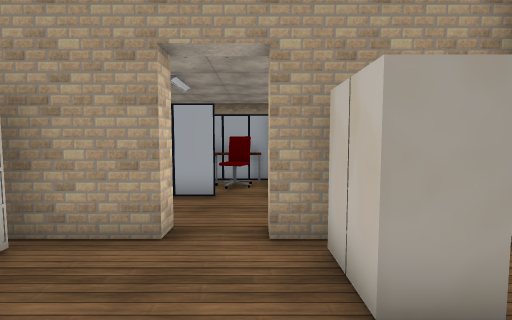
[1] (above)

18 first-person views from a walk through a Unity game level. The camera is 1.5 m above the floor, tilts 4° down and sees 85° across. Doors are open. The floor is counted in squares, 1 m on a side. Each view is taken from the middle of a square. On the plan, view 1 faces up. The plan holds only what a view shows up to about 14 squares ahead; the rest is blank. The place goes on beyond the plan. The player is left out. Some surface patterns are stand-ins.

[2]
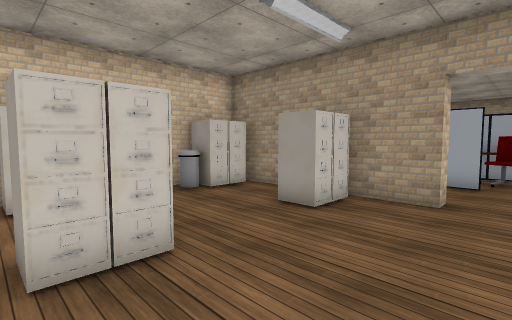

[3]
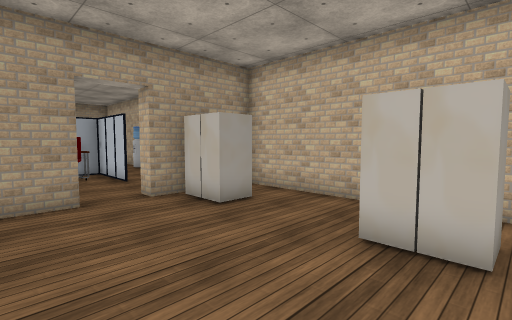

[4]
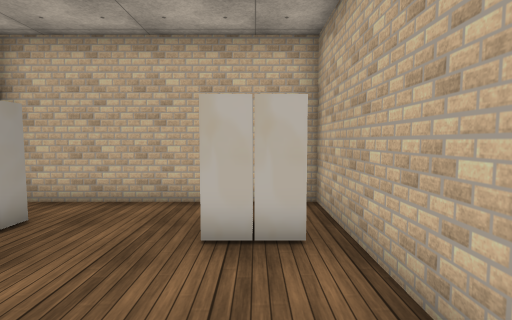

[5]
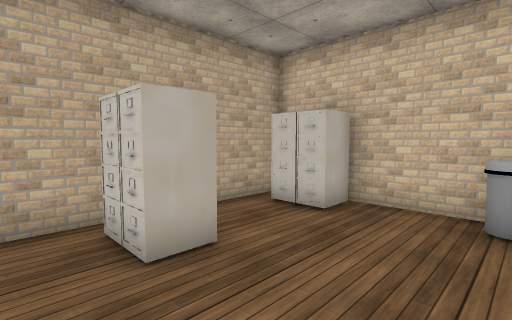

[6]
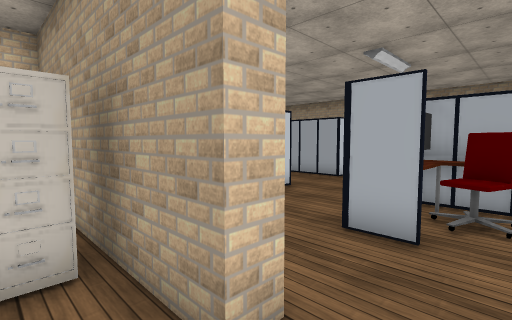

[7]
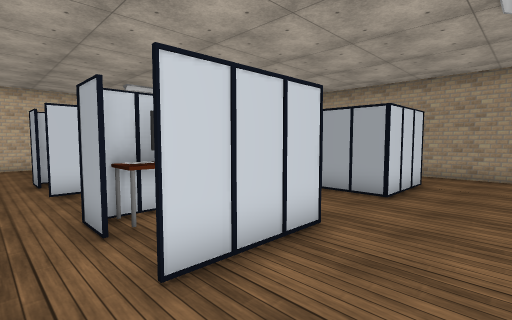

[8]
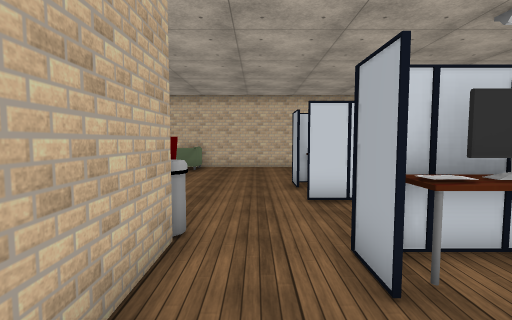

[9]
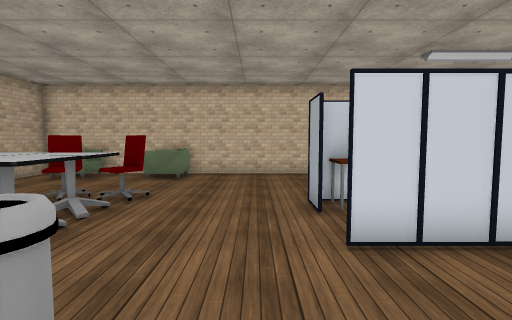

[10]
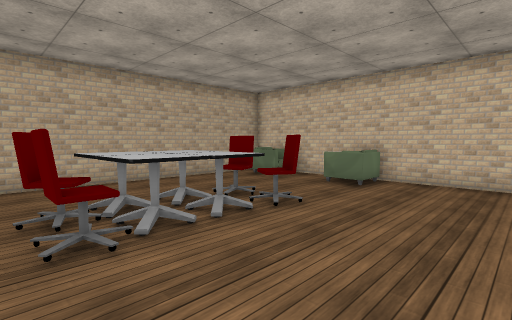

[11]
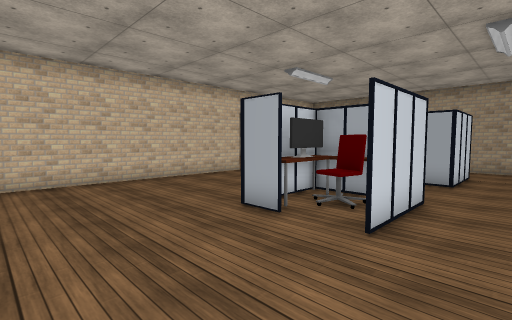

[12]
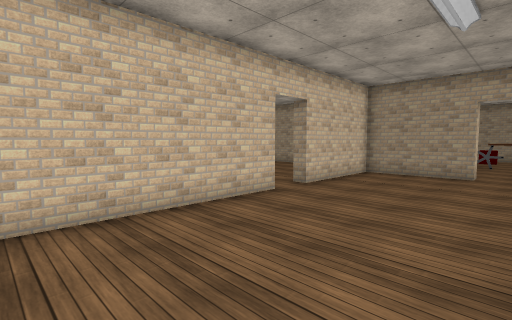

[13]
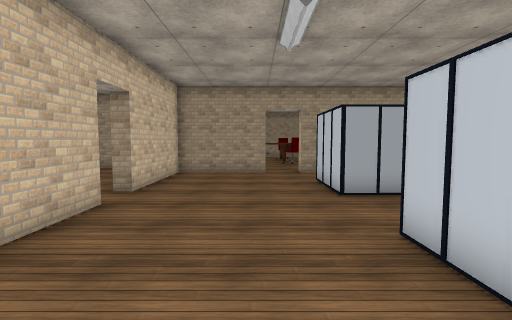

[14]
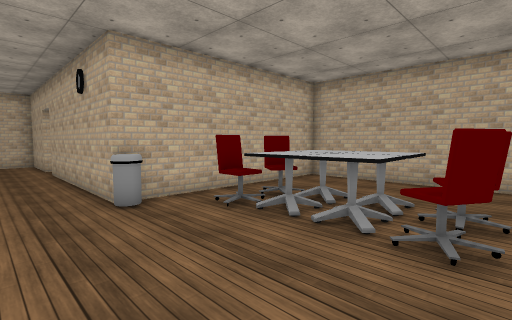

[15]
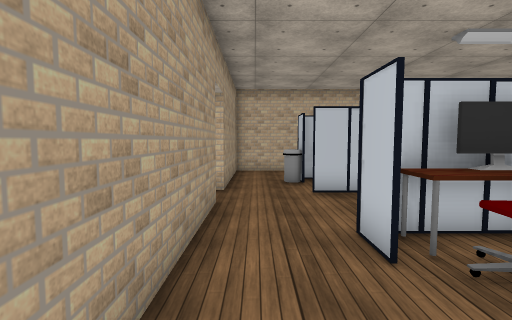

[16]
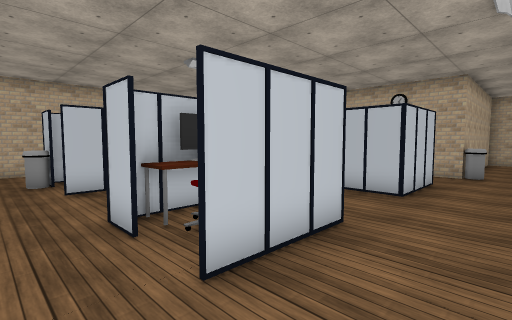

[17]
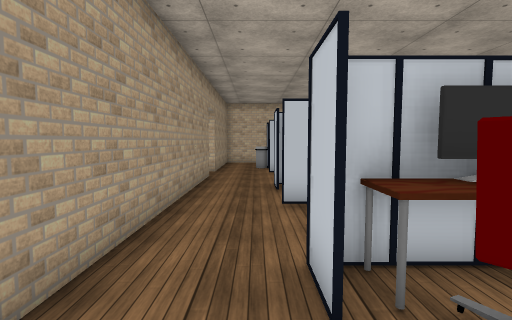

[18]
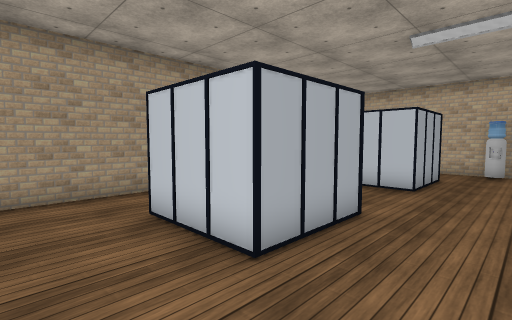

### Floor plan
Key: @ floor where view 1 was taken; # wall or solid block; . floor; D open door; ^ raised ledge; C chair; A cabinet; B bin; M computer; T table; O other object.
Columns run from 23 left of view 1 to 4 right of it. Each row starts with its distance up from view 1.
 24        ^
 23       ..
 22       ..
 21       ..
 20       DD.
 19   ####DDD##########DDD######
 18 . #...DDD .........DDD.....#
 17 . #...... .............B...#
 16 ..#.....O CO..O.OO...O.B   #
 15 .DD.....OCCM..O.CM...O     #
 14  DD......OOM..OOOM...    ..#
 13   D........................#
 12   #....... ...............##
 11   #....... ...............
 10   #.....OOO ...OOO...OOOO.
  9   #.....OCCO...M O...MCCO.
  8   #.....OM.O...M.O...M..O
  7   #..................OO..
  6   #...................DDD.
  5   #...........B#######DDD#
  4   #...........########DDD# #
  3   #CC...C^TTC.#AA..A....AA.#
  2   #CC...C^TTC.#B...A....AA.#
  1   #.....C^TTC.#............#
  0   #......^TT..#........@...#
 -1   #CC.........#A...A....AA.#
 -2   #CC.........#AA..A....AA.#
 -3   #...........#............#
 -4   ##########################

Where each view was taken, in squares from view 1:
view 1: 0 up, 0 right, facing up
view 2: 3 down, 0 right, facing up-left
view 3: 3 down, 3 left, facing up-right
view 4: 2 down, 3 left, facing right
view 5: 2 up, 2 left, facing down-left
view 6: 3 up, 0 right, facing up-left
view 7: 6 up, 3 left, facing up-left
view 8: 6 up, 5 left, facing left
view 9: 6 up, 8 left, facing left
view 10: 7 up, 10 left, facing down-left
view 11: 3 up, 10 left, facing up-left
view 12: 6 up, 15 left, facing up-left
view 13: 6 up, 17 left, facing up
view 14: 7 up, 16 left, facing down-right
view 15: 18 up, 10 left, facing right
view 16: 18 up, 11 left, facing down-right
view 17: 17 up, 15 left, facing right
view 18: 11 up, 11 left, facing up-right
